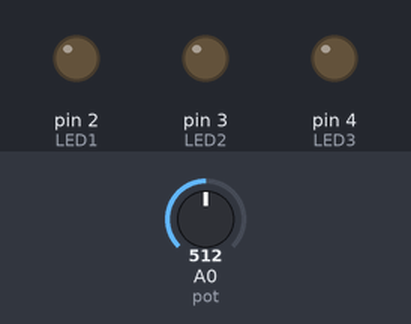
Bench run of a sketch on a simulated Arduino Uno, built with avr-gcc and run on an emulated ATmega328P. Parts: output pins drawn as LEDs (lit = HIGH). The test bench sets the inputs (shaded band); at power-on: A0 (pot) = 512.

Above: at 0.05 s.
At 1.2 s:
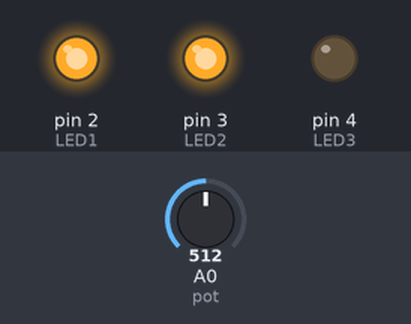
1.3 s: A0 (pot) set to 677
2.8 s: A0 (pot) set to 700
At 4.1 s:
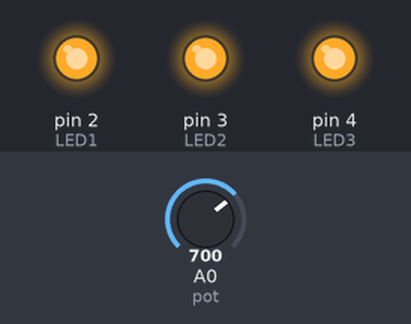
Timing chart, 0 to 5.8 s (numbered marks = the images above; inputs shaded):
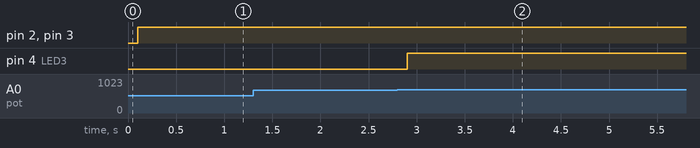

The sketch:

ArduinoFinalMusic.ino
```cpp
const int LED1=2;
const int LED2=3;
const int LED3=4;

const int pot=A0;

int val=0;

void setup() {
  pinMode(pot, INPUT);

  pinMode(LED1, OUTPUT);
  pinMode(LED2, OUTPUT);
  pinMode(LED3, OUTPUT);
  Serial.begin(9600);
}

void loop() {
  if (Serial.available()) {
    val=Serial.read();
  }

  val=analogRead(pot);
  val=val/4;
  delay(100);

  if (val<=85) {
    digitalWrite(LED1, HIGH);
  } else if (val>85 && val<=170) {
    digitalWrite(LED1, HIGH);
    digitalWrite(LED2, HIGH);
  } else {
    digitalWrite(LED1, HIGH);
    digitalWrite(LED2, HIGH);
    digitalWrite(LED3, HIGH);
  }
}
```

Measured:
- the behaviour switches between 683 and 684 on A0 (pot) (found by bisection; images 1 and 2)
- after the input at 1.3 s, every drawn part: stays the same
- after the input at 2.8 s, pin 4 (LED3): LOW → HIGH after 0.10 s
